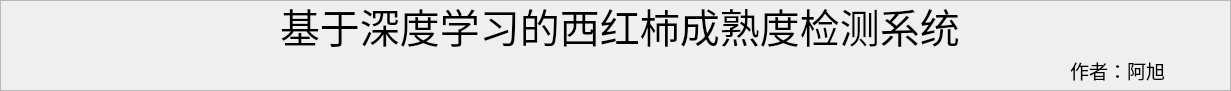
   <widget class="QFrame" name="frame_5">
    <property name="geometry">
     <rect>
      <x>10</x>
      <y>10</y>
      <width>1231</width>
      <height>91</height>
     </rect>
    </property>
    <property name="frameShape">
     <enum>QFrame::StyledPanel</enum>
    </property>
    <property name="frameShadow">
     <enum>QFrame::Raised</enum>
    </property>
    <widget class="QLabel" name="label_3">
     <property name="geometry">
      <rect>
       <x>280</x>
       <y>0</y>
       <width>811</width>
       <height>51</height>
      </rect>
     </property>
     <property name="font">
      <font>
       <family>华文楷体</family>
       <pointsize>30</pointsize>
      </font>
     </property>
     <property name="text">
      <string>基于深度学习的西红柿成熟度检测系统</string>
     </property>
    </widget>
    <widget class="QLabel" name="label_2">
     <property name="geometry">
      <rect>
       <x>20</x>
       <y>60</y>
       <width>311</width>
       <height>21</height>
      </rect>
     </property>
     <property name="font">
      <font>
       <family>华文楷体</family>
       <pointsize>14</pointsize>
       <underline>true</underline>
      </font>
     </property>
     <property name="text">
      <string/>
     </property>
    </widget>
    <widget class="QLabel" name="label_12">
     <property name="geometry">
      <rect>
       <x>1070</x>
       <y>60</y>
       <width>131</width>
       <height>21</height>
      </rect>
     </property>
     <property name="font">
      <font>
       <family>华文楷体</family>
       <pointsize>14</pointsize>
       <underline>true</underline>
      </font>
     </property>
     <property name="text">
      <string>作者：阿旭</string>
     </property>
    </widget>
   </widget>
